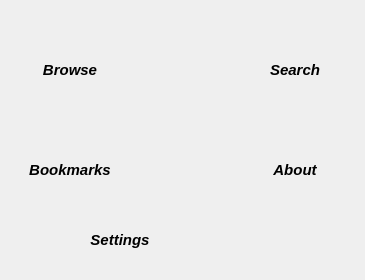
     <widget class="QWidget" name="mainpage">
      <layout class="QGridLayout" name="gridLayout">
       <property name="horizontalSpacing">
        <number>25</number>
       </property>
       <property name="verticalSpacing">
        <number>0</number>
       </property>
       <property name="margin">
        <number>20</number>
       </property>
       <item row="0" column="2">
        <widget class="QToolButton" name="searchBTN">
         <property name="sizePolicy">
          <sizepolicy hsizetype="Maximum" vsizetype="Maximum">
           <horstretch>0</horstretch>
           <verstretch>0</verstretch>
          </sizepolicy>
         </property>
         <property name="minimumSize">
          <size>
           <width>100</width>
           <height>100</height>
          </size>
         </property>
         <property name="baseSize">
          <size>
           <width>40</width>
           <height>40</height>
          </size>
         </property>
         <property name="font">
          <font>
           <family>Arial</family>
           <pointsize>11</pointsize>
           <weight>75</weight>
           <italic>true</italic>
           <bold>true</bold>
          </font>
         </property>
         <property name="autoFillBackground">
          <bool>false</bool>
         </property>
         <property name="text">
          <string>Search</string>
         </property>
         <property name="icon">
          <iconset resource="Orayta.qrc">
           <normaloff>:/Icons/search-big.png</normaloff>:/Icons/search-big.png</iconset>
         </property>
         <property name="iconSize">
          <size>
           <width>70</width>
           <height>70</height>
          </size>
         </property>
         <property name="toolButtonStyle">
          <enum>Qt::ToolButtonTextUnderIcon</enum>
         </property>
         <property name="autoRaise">
          <bool>true</bool>
         </property>
        </widget>
       </item>
       <item row="0" column="0">
        <widget class="QToolButton" name="openBTN">
         <property name="sizePolicy">
          <sizepolicy hsizetype="Maximum" vsizetype="Maximum">
           <horstretch>0</horstretch>
           <verstretch>0</verstretch>
          </sizepolicy>
         </property>
         <property name="minimumSize">
          <size>
           <width>100</width>
           <height>100</height>
          </size>
         </property>
         <property name="baseSize">
          <size>
           <width>40</width>
           <height>40</height>
          </size>
         </property>
         <property name="font">
          <font>
           <family>Arial</family>
           <pointsize>11</pointsize>
           <weight>75</weight>
           <italic>true</italic>
           <bold>true</bold>
          </font>
         </property>
         <property name="autoFillBackground">
          <bool>false</bool>
         </property>
         <property name="text">
          <string>Browse</string>
         </property>
         <property name="icon">
          <iconset resource="Orayta.qrc">
           <normaloff>:/Icons/Orayta.png</normaloff>:/Icons/Orayta.png</iconset>
         </property>
         <property name="iconSize">
          <size>
           <width>70</width>
           <height>70</height>
          </size>
         </property>
         <property name="toolButtonStyle">
          <enum>Qt::ToolButtonTextUnderIcon</enum>
         </property>
         <property name="autoRaise">
          <bool>true</bool>
         </property>
        </widget>
       </item>
       <item row="1" column="2">
        <widget class="QToolButton" name="aboutBTN">
         <property name="sizePolicy">
          <sizepolicy hsizetype="Maximum" vsizetype="Maximum">
           <horstretch>0</horstretch>
           <verstretch>0</verstretch>
          </sizepolicy>
         </property>
         <property name="minimumSize">
          <size>
           <width>100</width>
           <height>100</height>
          </size>
         </property>
         <property name="baseSize">
          <size>
           <width>40</width>
           <height>40</height>
          </size>
         </property>
         <property name="font">
          <font>
           <family>Arial</family>
           <pointsize>11</pointsize>
           <weight>75</weight>
           <italic>true</italic>
           <bold>true</bold>
          </font>
         </property>
         <property name="autoFillBackground">
          <bool>false</bool>
         </property>
         <property name="text">
          <string>About</string>
         </property>
         <property name="icon">
          <iconset resource="Orayta.qrc">
           <normaloff>:/Icons/help-about-big.png</normaloff>:/Icons/help-about-big.png</iconset>
         </property>
         <property name="iconSize">
          <size>
           <width>70</width>
           <height>70</height>
          </size>
         </property>
         <property name="toolButtonStyle">
          <enum>Qt::ToolButtonTextUnderIcon</enum>
         </property>
         <property name="autoRaise">
          <bool>true</bool>
         </property>
        </widget>
       </item>
       <item row="1" column="0">
        <widget class="QToolButton" name="bookmarksBTN">
         <property name="sizePolicy">
          <sizepolicy hsizetype="Maximum" vsizetype="Maximum">
           <horstretch>0</horstretch>
           <verstretch>0</verstretch>
          </sizepolicy>
         </property>
         <property name="minimumSize">
          <size>
           <width>100</width>
           <height>100</height>
          </size>
         </property>
         <property name="baseSize">
          <size>
           <width>40</width>
           <height>40</height>
          </size>
         </property>
         <property name="font">
          <font>
           <family>Arial</family>
           <pointsize>11</pointsize>
           <weight>75</weight>
           <italic>true</italic>
           <bold>true</bold>
          </font>
         </property>
         <property name="autoFillBackground">
          <bool>false</bool>
         </property>
         <property name="text">
          <string>Bookmarks</string>
         </property>
         <property name="icon">
          <iconset resource="Orayta.qrc">
           <normaloff>:/Icons/bookmarks-big.png</normaloff>:/Icons/bookmarks-big.png</iconset>
         </property>
         <property name="iconSize">
          <size>
           <width>70</width>
           <height>70</height>
          </size>
         </property>
         <property name="toolButtonStyle">
          <enum>Qt::ToolButtonTextUnderIcon</enum>
         </property>
         <property name="autoRaise">
          <bool>true</bool>
         </property>
        </widget>
       </item>
       <item row="2" column="0">
        <widget class="QToolButton" name="settings_BTN">
         <property name="sizePolicy">
          <sizepolicy hsizetype="Maximum" vsizetype="Maximum">
           <horstretch>0</horstretch>
           <verstretch>0</verstretch>
          </sizepolicy>
         </property>
         <property name="minimumSize">
          <size>
           <width>200</width>
           <height>40</height>
          </size>
         </property>
         <property name="baseSize">
          <size>
           <width>40</width>
           <height>40</height>
          </size>
         </property>
         <property name="font">
          <font>
           <family>Arial</family>
           <pointsize>11</pointsize>
           <weight>75</weight>
           <italic>true</italic>
           <bold>true</bold>
          </font>
         </property>
         <property name="autoFillBackground">
          <bool>false</bool>
         </property>
         <property name="text">
          <string>Settings</string>
         </property>
         <property name="icon">
          <iconset resource="Orayta.qrc">
           <normaloff>:/Icons/configure.png</normaloff>:/Icons/configure.png</iconset>
         </property>
         <property name="iconSize">
          <size>
           <width>70</width>
           <height>70</height>
          </size>
         </property>
         <property name="toolButtonStyle">
          <enum>Qt::ToolButtonTextBesideIcon</enum>
         </property>
         <property name="autoRaise">
          <bool>true</bool>
         </property>
        </widget>
       </item>
      </layout>
     </widget>
